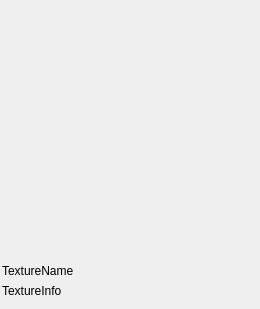
<?xml version="1.0" encoding="UTF-8"?>
<ui version="4.0">
 <class>WTexturePreviewPanel</class>
 <widget class="QWidget" name="WTexturePreviewPanel">
  <property name="geometry">
   <rect>
    <x>0</x>
    <y>0</y>
    <width>260</width>
    <height>305</height>
   </rect>
  </property>
  <property name="sizePolicy">
   <sizepolicy hsizetype="Fixed" vsizetype="Fixed">
    <horstretch>0</horstretch>
    <verstretch>0</verstretch>
   </sizepolicy>
  </property>
  <property name="windowTitle">
   <string>Form</string>
  </property>
  <layout class="QVBoxLayout" name="verticalLayout">
   <property name="leftMargin">
    <number>2</number>
   </property>
   <property name="topMargin">
    <number>2</number>
   </property>
   <property name="rightMargin">
    <number>2</number>
   </property>
   <item>
    <widget class="WTextureGLWidget" name="TextureGLWidget" native="true">
     <property name="sizePolicy">
      <sizepolicy hsizetype="Fixed" vsizetype="Fixed">
       <horstretch>0</horstretch>
       <verstretch>0</verstretch>
      </sizepolicy>
     </property>
     <property name="minimumSize">
      <size>
       <width>256</width>
       <height>256</height>
      </size>
     </property>
    </widget>
   </item>
   <item>
    <widget class="QLabel" name="TextureNameLabel">
     <property name="text">
      <string>TextureName</string>
     </property>
     <property name="wordWrap">
      <bool>true</bool>
     </property>
    </widget>
   </item>
   <item>
    <widget class="QLabel" name="TextureInfoLabel">
     <property name="text">
      <string>TextureInfo</string>
     </property>
    </widget>
   </item>
  </layout>
 </widget>
 <customwidgets>
  <customwidget>
   <class>WTextureGLWidget</class>
   <extends>QWidget</extends>
   <header>Editor/Widgets/WTextureGLWidget.h</header>
   <container>1</container>
  </customwidget>
 </customwidgets>
 <resources/>
 <connections/>
</ui>
